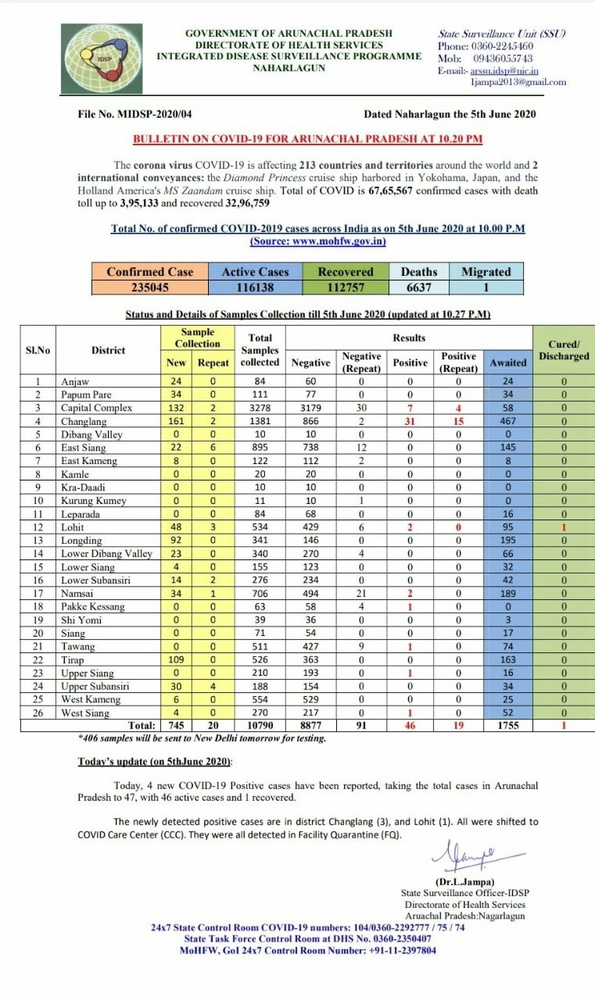
#> input picture data/arunachal/arunachal-sample1.jpeg, 595 x 1000 px, shrunk from 761 x 1280 before the run
$ python -i OcrBase.py   (imports and definitions only)
#> lines starting #> are read from the running program, lines starting #| are printed output that depends on the picture; after the words box and inside, x2 and y2 are one past the last pixel; in counts of white or black regions, pixels touching at a corner belong together
#> further down, picture is the input picture: shape (1000, 595, 3); mean B, G, R 223.2, 229.5, 227.1
import cv2
import pytesseract


class OcrBase:
    def __init__(self, img):
        """
        Must initialize with an image that has to be parsed
        :param img: Image which represents an openCV Image Object
        """
        self.img = img
        self.img_str = None
        self.errors = []

    def basic_preprocess(self):
        # Step 1: Grayscale
        # Step 2: Threshold
        # Step 3: Remove horizontal lines
        # Step 4: Remove vertical lines
        gray = cv2.cvtColor(self.img, cv2.COLOR_BGR2GRAY)
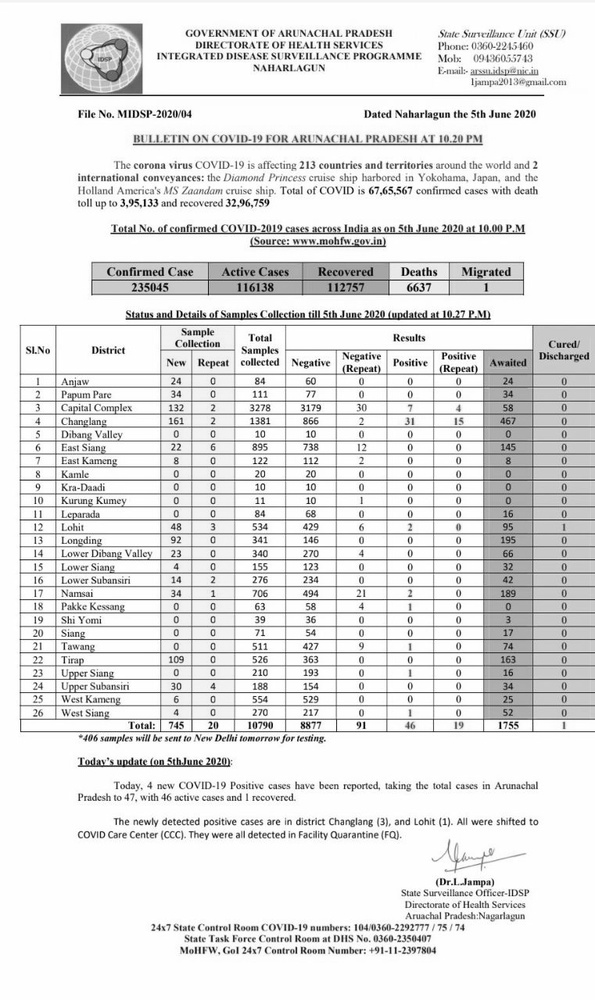
#> gray: shape (1000, 595); min 0, max 255, mean 228.1
        thresh_inv = cv2.threshold(gray, 0, 255, cv2.THRESH_BINARY_INV + cv2.THRESH_OTSU)[1]
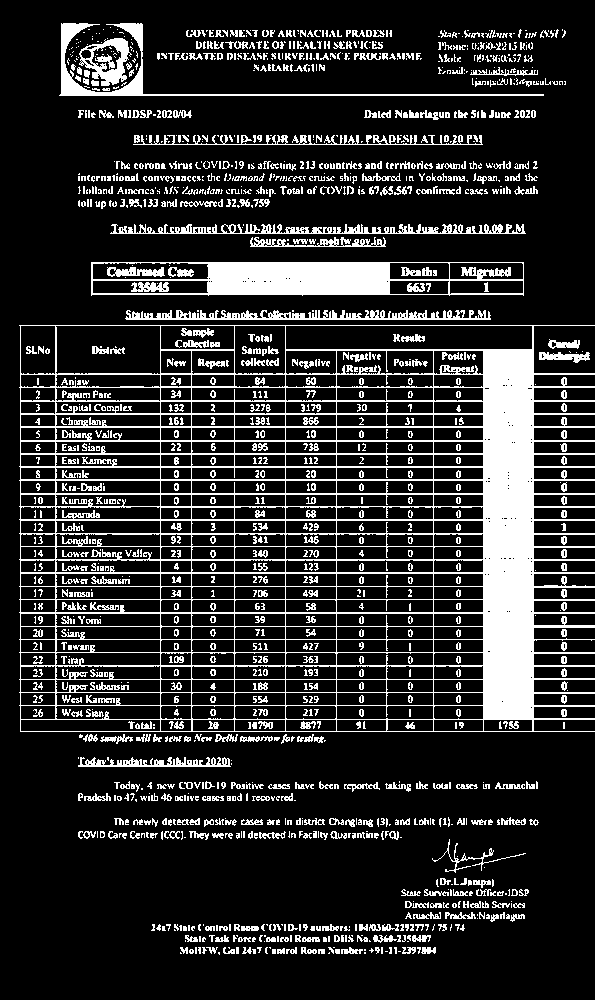
#> thresh_inv: shape (1000, 595); 17.5% white; 1520 white regions (762 under 20 px), largest, box (x1, y1, x2, y2) and area: (19, 325, 595, 732) 48965, (91, 262, 524, 296) 7716, (59, 23, 544, 96) 2678

        # Length of contour
        L = 15
        # Thickness of the contour
        T = 1
        # Iterations
        I = 2

        # Remove horizontal
        kernel = cv2.getStructuringElement(cv2.MORPH_RECT, (L, T))
        detected_lines = cv2.morphologyEx(thresh_inv, cv2.MORPH_OPEN, kernel, iterations=I)
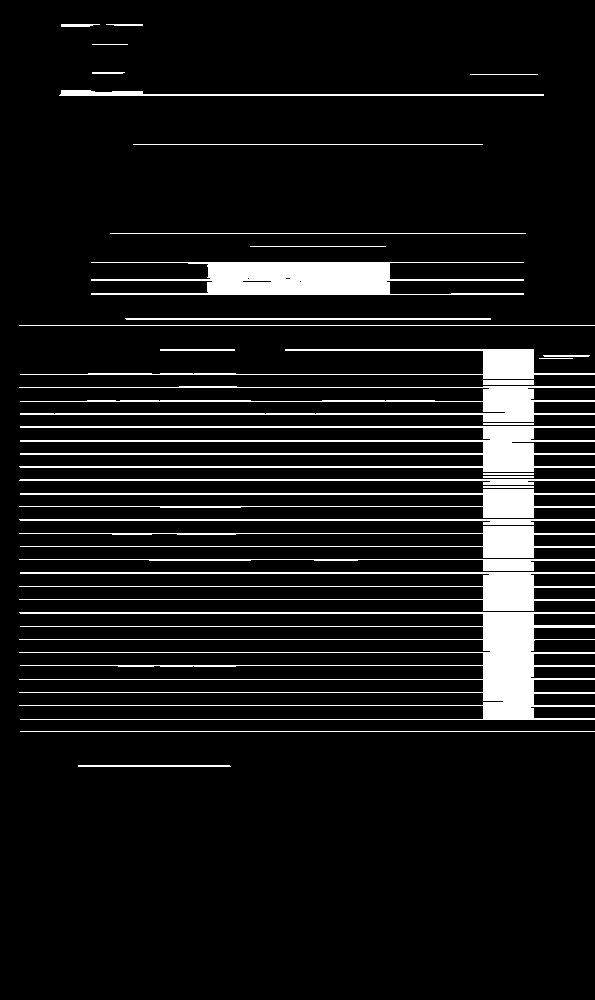
#> detected_lines: shape (1000, 595); 8.7% white; 32 white regions
        h_cnts = cv2.findContours(detected_lines, cv2.RETR_EXTERNAL, cv2.CHAIN_APPROX_SIMPLE)
#> h_cnts = 32 contours, 8 with area under 20; largest, box (x1, y1, x2, y2) and area: (19, 612, 595, 720) 6422, (91, 262, 524, 295) 6252, (19, 426, 595, 472) 4291, (19, 386, 595, 422) 2656, (19, 572, 595, 611) 2534
        h_cnts = h_cnts[0] if len(h_cnts) == 2 else h_cnts[1]

        # Remove vertical
        kernel = cv2.getStructuringElement(cv2.MORPH_RECT, (T, L))
        detected_lines = cv2.morphologyEx(thresh_inv, cv2.MORPH_OPEN, kernel, iterations=I)
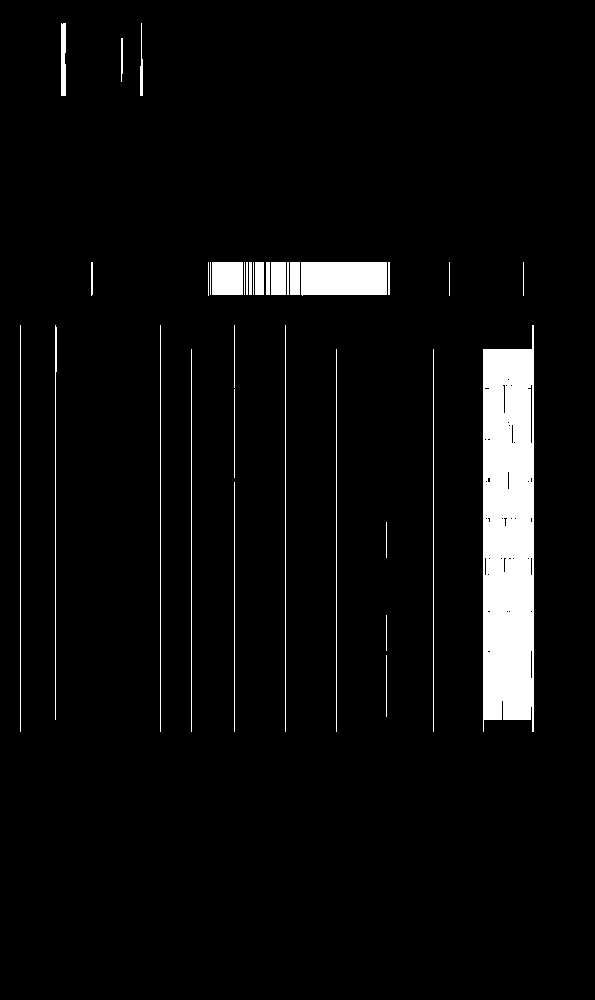
#> detected_lines: shape (1000, 595); 4.8% white; 34 white regions
        v_cnts = cv2.findContours(detected_lines, cv2.RETR_EXTERNAL, cv2.CHAIN_APPROX_SIMPLE)
#> v_cnts = 34 contours, 18 with area under 20; largest, box (x1, y1, x2, y2) and area: (483, 325, 534, 732) 18475, (301, 262, 387, 296) 2721, (212, 262, 243, 295) 960, (271, 262, 286, 295) 448, (290, 262, 300, 295) 288
        v_cnts = v_cnts[0] if len(v_cnts) == 2 else v_cnts[1]

        for c in h_cnts + v_cnts:
            cv2.drawContours(self.img, [c], -1, (255, 255, 255), 4)
#> this loop made 66 passes
#> c on passes 1, 2, 9, 11, 12, 14, 16, 17, 18, 20, 21, 22: [[78, 765], [78, 766], [230, 766], [229, 765]], [[20, 731], [594, 731]], [[483, 486], [483, 487], [533, 487], [533, 486]], [[483, 476], [483, 477], [533, 477], [533, 476]], [[483, 473], [483, 474], [533, 474], [533, 473]], [[483, 423], [483, 424], [533, 424], [533, 423]], [[483, 380], [483, 384], [533, 384], [533, 380]], [[539, 358], [572, 358]], [[543, 355], [544, 356], [588, 356], [589, 355]], [[160, 349], [160, 350], [234, 350], [234, 349]], [[19, 325], [594, 325]], [[125, 318], [126, 319], [490, 319], [490, 318]]
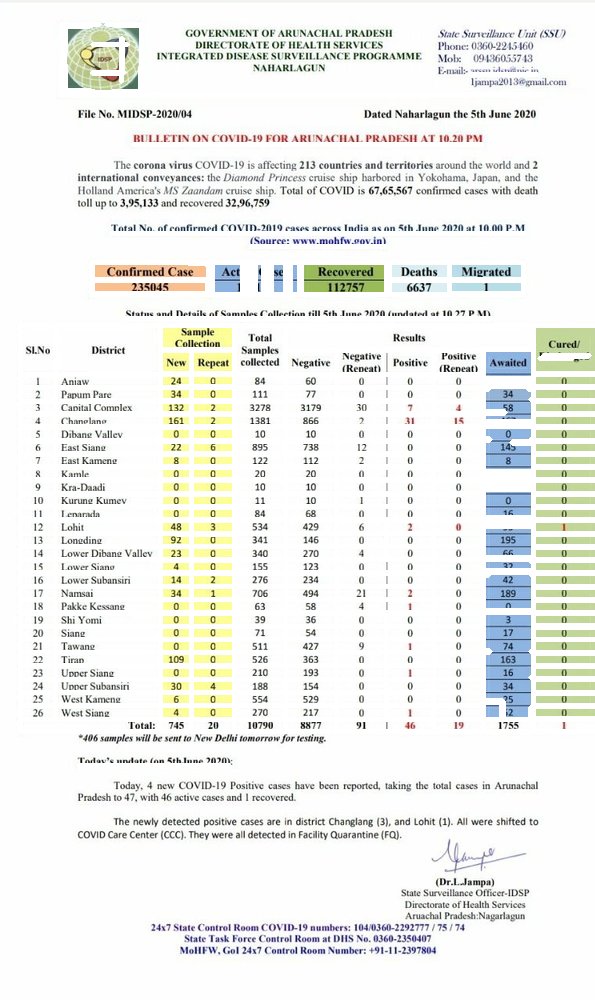
#> self.img: shape (1000, 595, 3); 19.19% of pixels changed, all inside (x1, y1, x2, y2) = (17, 21, 595, 769)

        # cv2.imshow('Pre Processed', self.img)
        # cv2.waitKey(0)
        # at this point the image must have the horizontal and vertical lines stripped

    def _ocr(self):
        custom_oem_psm_config = r'--oem 3 --psm 6'
        self.img_str = pytesseract.image_to_string(self.img, config=custom_oem_psm_config)

    def process_ocr_text(self):
        pass

    def parse(self):
        """
        Define a function that can parse a given image and return a json object
        that has atleast:
            - Date of the report
            - Array of district objects
            - Totals
        :return: string representing csv of the parsed data
        """
        self.basic_preprocess()
        self._ocr()
        return self.process_ocr_text()

>>> import cv2
>>> picture = cv2.imread('../data/arunachal/arunachal-sample1.jpeg')
>>> result = OcrBase(picture).basic_preprocess()

$ run again, on data/arunachal/arunachal-sample2.jpeg
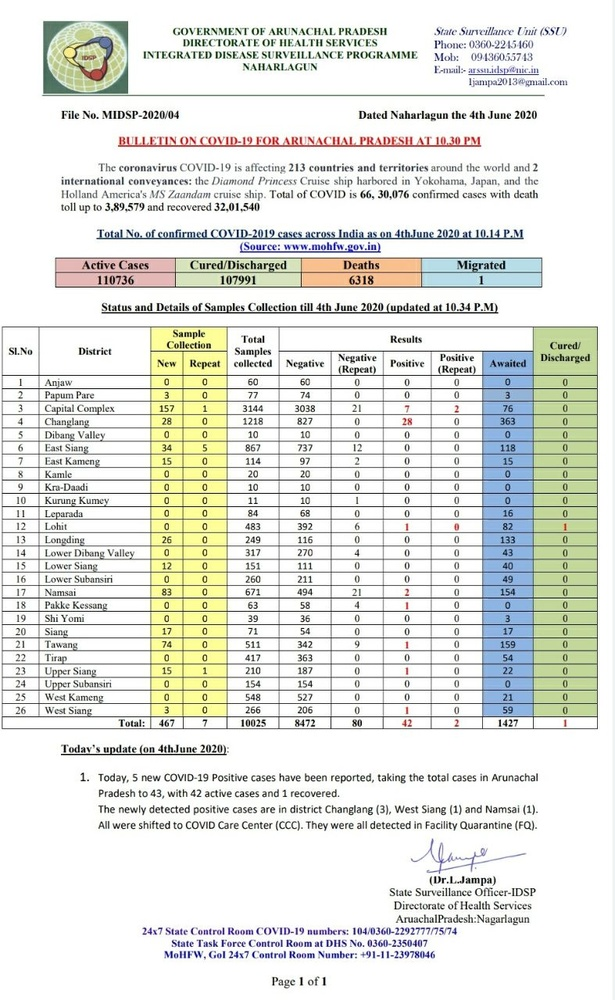
#> input picture data/arunachal/arunachal-sample2.jpeg, 615 x 1000 px, shrunk from 787 x 1280 before the run
#> picture is the input picture: shape (1000, 615, 3); mean B, G, R 224, 229.9, 228.1
#> in basic_preprocess, `thresh_inv = cv2.threshold(gray, 0, 255, cv2.THRESH_BINARY_INV + cv2.T..`:
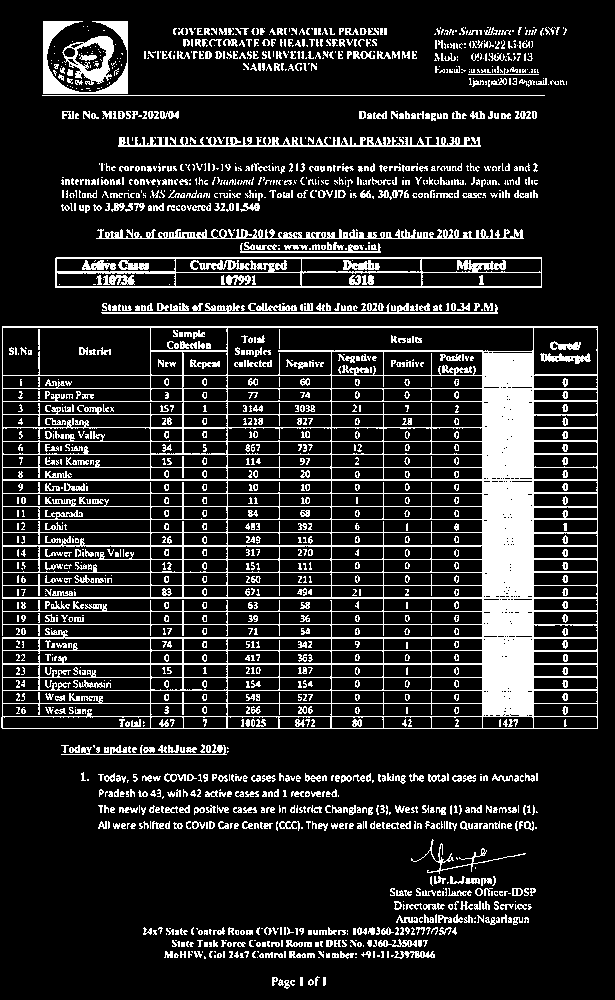
#> thresh_inv: shape (1000, 615); 15.8% white; 1740 white regions (889 under 20 px), largest, box (x1, y1, x2, y2) and area: (1, 326, 598, 729) 45702, (55, 257, 542, 288) 3506, (96, 229, 524, 239) 2128
#> h_cnts = 59 contours, 9 with area under 20; largest, box (x1, y1, x2, y2) and area: (2, 657, 598, 688) 2142, (2, 353, 598, 383) 1490, (2, 545, 598, 564) 1450, (2, 489, 598, 514) 1282, (2, 420, 598, 439) 1006
#> v_cnts = 41 contours, 30 with area under 20; largest, box (x1, y1, x2, y2) and area: (482, 326, 534, 729) 16994, (514, 353, 531, 387) 528, (43, 21, 48, 94) 282, (182, 350, 184, 455) 100, (182, 521, 184, 599) 77
#> the loop in basic_preprocess, `for c in h_cnts + v_cnts:` made 100 passes
#> c on passes 1, 2, 3, 4, 5, 13, 14, 16: [[61, 754], [226, 754]], [[2, 728], [597, 728]], [[2, 716], [597, 716]], [[482, 712], [482, 713], [533, 713], [533, 712]], [[482, 709], [482, 710], [533, 710], [533, 709]], [[482, 622], [533, 622]], [[482, 613], [482, 620], [533, 620], [533, 613]], [[482, 600], [482, 608], [533, 608], [533, 600]]
#> after the loop in basic_preprocess, `for c in h_cnts + v_cnts:`:
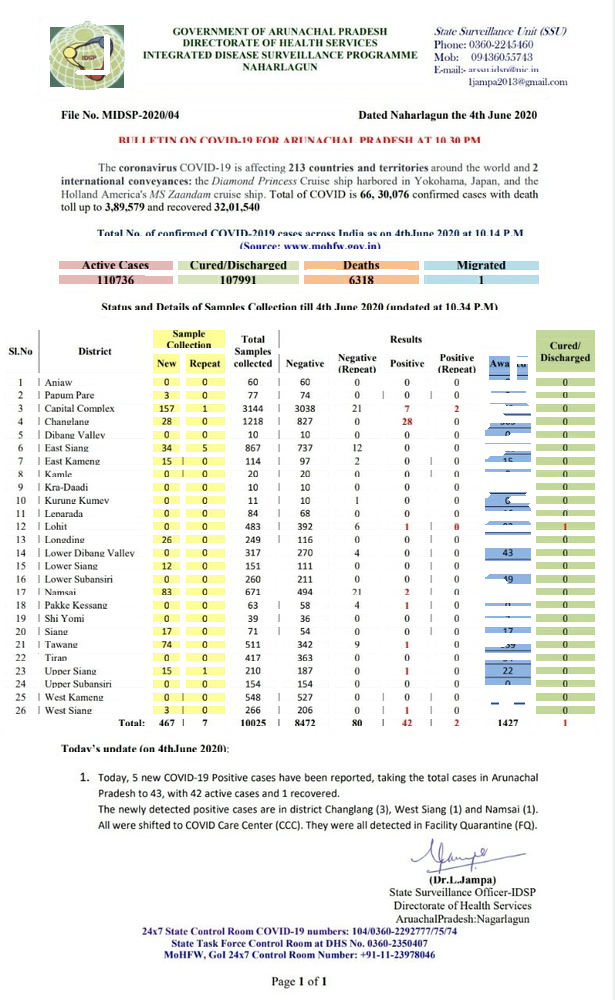
#> self.img: shape (1000, 615, 3); 19.38% of pixels changed, all inside (x1, y1, x2, y2) = (0, 19, 600, 757)
